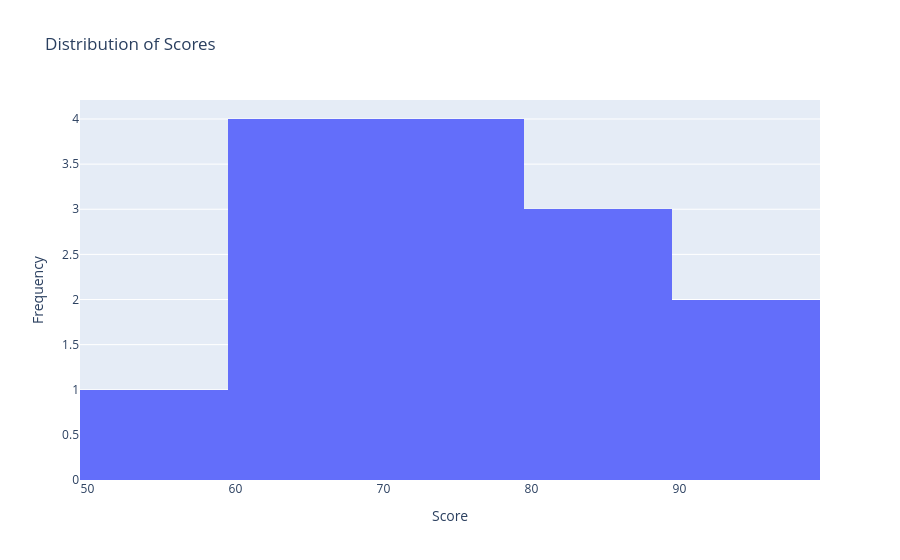

The notebook cell this image was saved under:
### Code cell
#6. Create a Histogram
#A histogram shows the distribution of values in a single numeric variable.

scores = [55, 60, 62, 65, 68, 70, 72, 75, 78, 80, 82, 85, 90, 92]

fig = px.histogram(
    x=scores,
    nbins=6,
    title='Distribution of Scores'
)
fig.update_layout(xaxis_title='Score', yaxis_title='Frequency')
fig.show()
fig.write_html("plot.html")

### Figure 1 — Plotly figure (JSON) as saved in the notebook; plotly's stock layout.template omitted (floating-point values rounded to 4 significant figures)
{"data": [{"bingroup": "x", "hovertemplate": "x=%{x}<br>count=%{y}<extra></extra>", "legendgroup": "", "marker": {"color": "#636efa", "pattern": {"shape": ""}}, "name": "", "nbinsx": 6, "orientation": "v", "showlegend": false, "type": "histogram", "x": [55, 60, 62, 65, 68, 70, 72, 75, 78, 80, 82, 85, 90, 92], "xaxis": "x", "yaxis": "y"}], "layout": {"barmode": "relative", "legend": {"tracegroupgap": 0}, "title": {"text": "Distribution of Scores"}, "xaxis": {"anchor": "y", "domain": [0, 1], "title": {"text": "Score"}}, "yaxis": {"anchor": "x", "domain": [0, 1], "title": {"text": "Frequency"}}}}
